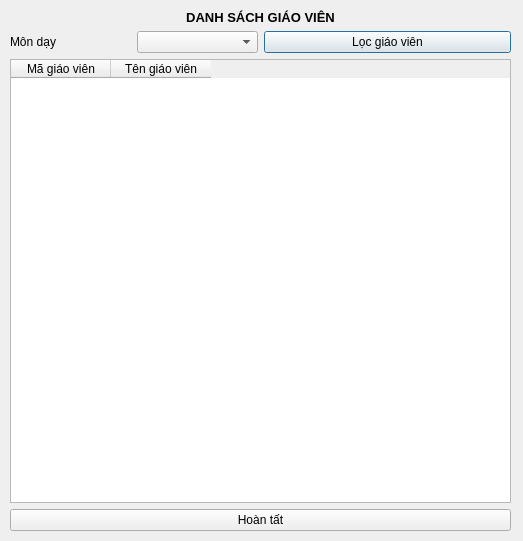
<?xml version="1.0" encoding="UTF-8"?>
<ui version="4.0">
 <class>dsgv</class>
 <widget class="QDialog" name="dsgv">
  <property name="geometry">
   <rect>
    <x>0</x>
    <y>0</y>
    <width>523</width>
    <height>541</height>
   </rect>
  </property>
  <property name="windowTitle">
   <string>Số lượng giáo viên</string>
  </property>
  <widget class="QWidget" name="layoutWidget">
   <property name="geometry">
    <rect>
     <x>10</x>
     <y>10</y>
     <width>501</width>
     <height>521</height>
    </rect>
   </property>
   <layout class="QVBoxLayout" name="verticalLayout">
    <item>
     <widget class="QLabel" name="label">
      <property name="text">
       <string>&lt;html&gt;&lt;head/&gt;&lt;body&gt;&lt;p align=&quot;center&quot;&gt;&lt;span style=&quot; font-size:10pt; font-weight:600;&quot;&gt;DANH SÁCH GIÁO VIÊN&lt;/span&gt;&lt;/p&gt;&lt;/body&gt;&lt;/html&gt;</string>
      </property>
     </widget>
    </item>
    <item>
     <layout class="QHBoxLayout" name="horizontalLayout_2">
      <item>
       <layout class="QHBoxLayout" name="horizontalLayout">
        <item>
         <widget class="QLabel" name="label_2">
          <property name="text">
           <string>Môn dạy</string>
          </property>
         </widget>
        </item>
        <item>
         <widget class="QComboBox" name="monday"/>
        </item>
       </layout>
      </item>
      <item>
       <widget class="QPushButton" name="loc">
        <property name="text">
         <string>Lọc giáo viên</string>
        </property>
       </widget>
      </item>
     </layout>
    </item>
    <item>
     <widget class="QTableWidget" name="gv_view">
      <column>
       <property name="text">
        <string>Mã giáo viên</string>
       </property>
      </column>
      <column>
       <property name="text">
        <string>Tên giáo viên</string>
       </property>
      </column>
     </widget>
    </item>
    <item>
     <widget class="QPushButton" name="hoantat">
      <property name="text">
       <string>Hoàn tất</string>
      </property>
     </widget>
    </item>
   </layout>
  </widget>
 </widget>
 <resources/>
 <connections/>
</ui>
